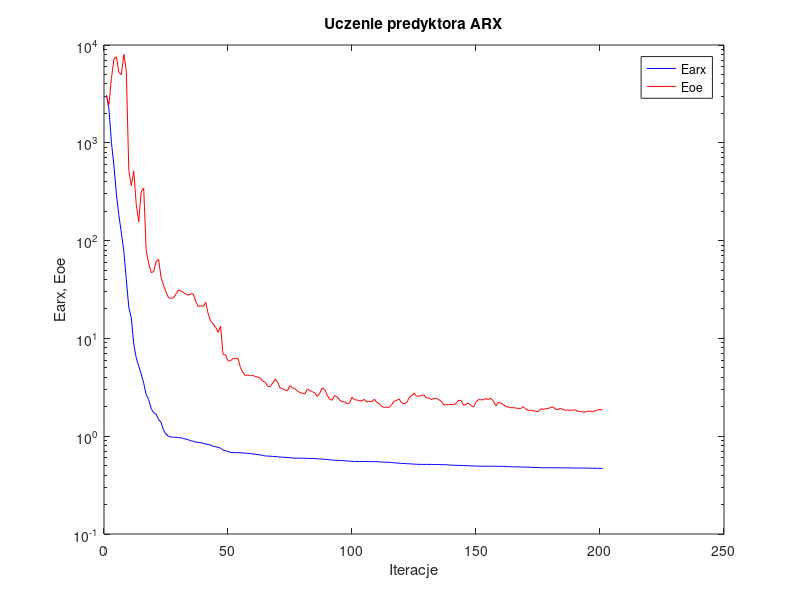
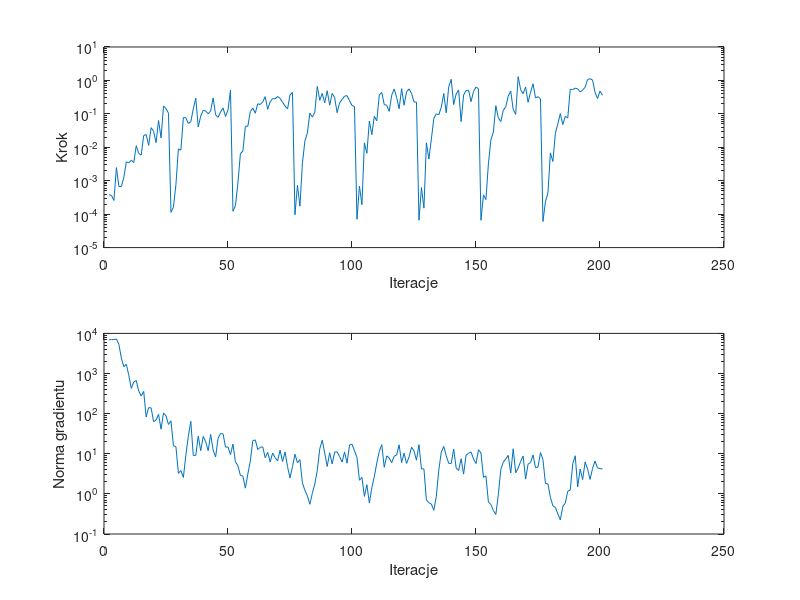

These figures' MATLAB source, in order:
%uczenie predyktora arx
clear all;
n=0; farx(n+1)=3.076908e+003; foe(n+1)=3.019440e+003; wspucz(n+1)=0.000000e+000; ng(n+1)=0.000000e+000;
%odnowa zmiennej metryki
n=1; farx(n+1)=2.205734e+003; foe(n+1)=2.466753e+003; krok(n+1)=3.812868e-004; ng(n+1)=6.908623e+003;
n=2; farx(n+1)=1.008416e+003; foe(n+1)=4.561571e+003; krok(n+1)=3.643336e-004; ng(n+1)=7.050665e+003;
n=3; farx(n+1)=5.800947e+002; foe(n+1)=7.186301e+003; krok(n+1)=2.563847e-004; ng(n+1)=7.009827e+003;
n=4; farx(n+1)=2.981785e+002; foe(n+1)=7.576384e+003; krok(n+1)=2.464960e-003; ng(n+1)=7.251791e+003;
n=5; farx(n+1)=1.812135e+002; foe(n+1)=5.252974e+003; krok(n+1)=6.767654e-004; ng(n+1)=5.322001e+003;
n=6; farx(n+1)=1.194881e+002; foe(n+1)=4.954181e+003; krok(n+1)=6.710424e-004; ng(n+1)=2.422277e+003;
n=7; farx(n+1)=7.757500e+001; foe(n+1)=8.049607e+003; krok(n+1)=1.259664e-003; ng(n+1)=1.477800e+003;
n=8; farx(n+1)=3.970420e+001; foe(n+1)=5.456761e+003; krok(n+1)=3.683227e-003; ng(n+1)=1.693185e+003;
n=9; farx(n+1)=2.082568e+001; foe(n+1)=5.201406e+002; krok(n+1)=3.416397e-003; ng(n+1)=9.003658e+002;
n=10; farx(n+1)=1.623085e+001; foe(n+1)=3.641134e+002; krok(n+1)=4.126056e-003; ng(n+1)=4.260739e+002;
n=11; farx(n+1)=8.733473e+000; foe(n+1)=5.164517e+002; krok(n+1)=3.500453e-003; ng(n+1)=6.138894e+002;
n=12; farx(n+1)=6.343117e+000; foe(n+1)=2.350780e+002; krok(n+1)=1.111520e-002; ng(n+1)=6.687518e+002;
n=13; farx(n+1)=5.208668e+000; foe(n+1)=1.560680e+002; krok(n+1)=6.543079e-003; ng(n+1)=3.653114e+002;
n=14; farx(n+1)=4.320849e+000; foe(n+1)=3.170272e+002; krok(n+1)=5.829556e-003; ng(n+1)=2.755056e+002;
n=15; farx(n+1)=3.496793e+000; foe(n+1)=3.441876e+002; krok(n+1)=2.243330e-002; ng(n+1)=3.593601e+002;
n=16; farx(n+1)=2.671325e+000; foe(n+1)=7.885671e+001; krok(n+1)=2.407667e-002; ng(n+1)=8.289067e+001;
n=17; farx(n+1)=2.372142e+000; foe(n+1)=5.905319e+001; krok(n+1)=1.142218e-002; ng(n+1)=1.410866e+002;
n=18; farx(n+1)=1.920708e+000; foe(n+1)=4.708866e+001; krok(n+1)=3.863769e-002; ng(n+1)=1.390223e+002;
n=19; farx(n+1)=1.737036e+000; foe(n+1)=4.808062e+001; krok(n+1)=2.992730e-002; ng(n+1)=6.256381e+001;
n=20; farx(n+1)=1.686412e+000; foe(n+1)=6.074910e+001; krok(n+1)=1.382426e-002; ng(n+1)=6.936632e+001;
n=21; farx(n+1)=1.484616e+000; foe(n+1)=6.447642e+001; krok(n+1)=6.301521e-002; ng(n+1)=9.580018e+001;
n=22; farx(n+1)=1.385470e+000; foe(n+1)=4.202456e+001; krok(n+1)=1.909176e-002; ng(n+1)=4.101335e+001;
n=23; farx(n+1)=1.148734e+000; foe(n+1)=3.500066e+001; krok(n+1)=1.722157e-001; ng(n+1)=1.042483e+002;
n=24; farx(n+1)=1.052633e+000; foe(n+1)=2.986523e+001; krok(n+1)=1.428513e-001; ng(n+1)=8.862244e+001;
n=25; farx(n+1)=9.965590e-001; foe(n+1)=2.608798e+001; krok(n+1)=1.047220e-001; ng(n+1)=5.376225e+001;
%odnowa zmiennej metryki
n=26; farx(n+1)=9.801173e-001; foe(n+1)=2.568710e+001; krok(n+1)=1.133097e-004; ng(n+1)=6.585128e+001;
n=27; farx(n+1)=9.784890e-001; foe(n+1)=2.596417e+001; krok(n+1)=1.627609e-004; ng(n+1)=1.590475e+001;
n=28; farx(n+1)=9.718887e-001; foe(n+1)=2.848927e+001; krok(n+1)=7.663457e-004; ng(n+1)=1.506603e+001;
n=29; farx(n+1)=9.677551e-001; foe(n+1)=3.125275e+001; krok(n+1)=8.956895e-003; ng(n+1)=3.240954e+000;
n=30; farx(n+1)=9.632045e-001; foe(n+1)=3.051356e+001; krok(n+1)=8.213360e-003; ng(n+1)=3.834876e+000;
n=31; farx(n+1)=9.465137e-001; foe(n+1)=2.951640e+001; krok(n+1)=7.727538e-002; ng(n+1)=2.562786e+000;
n=32; farx(n+1)=9.361665e-001; foe(n+1)=2.837793e+001; krok(n+1)=7.644254e-002; ng(n+1)=9.178613e+000;
n=33; farx(n+1)=9.190438e-001; foe(n+1)=2.777151e+001; krok(n+1)=5.160128e-002; ng(n+1)=2.705837e+001;
n=34; farx(n+1)=8.983677e-001; foe(n+1)=2.852384e+001; krok(n+1)=5.851700e-002; ng(n+1)=6.435855e+001;
n=35; farx(n+1)=8.889377e-001; foe(n+1)=2.846328e+001; krok(n+1)=1.400181e-001; ng(n+1)=9.061165e+000;
n=36; farx(n+1)=8.699371e-001; foe(n+1)=2.383498e+001; krok(n+1)=2.951161e-001; ng(n+1)=9.101032e+000;
n=37; farx(n+1)=8.636689e-001; foe(n+1)=2.113901e+001; krok(n+1)=4.050274e-002; ng(n+1)=2.741052e+001;
n=38; farx(n+1)=8.588867e-001; foe(n+1)=2.166165e+001; krok(n+1)=8.569436e-002; ng(n+1)=1.195364e+001;
n=39; farx(n+1)=8.455587e-001; foe(n+1)=2.121319e+001; krok(n+1)=1.269085e-001; ng(n+1)=2.713703e+001;
n=40; farx(n+1)=8.311219e-001; foe(n+1)=2.340308e+001; krok(n+1)=1.221956e-001; ng(n+1)=1.998099e+001;
n=41; farx(n+1)=8.232878e-001; foe(n+1)=1.785045e+001; krok(n+1)=1.000780e-001; ng(n+1)=1.193926e+001;
n=42; farx(n+1)=8.123161e-001; foe(n+1)=1.501434e+001; krok(n+1)=1.214811e-001; ng(n+1)=3.030984e+001;
n=43; farx(n+1)=7.902218e-001; foe(n+1)=1.408116e+001; krok(n+1)=2.994154e-001; ng(n+1)=1.236214e+001;
n=44; farx(n+1)=7.801650e-001; foe(n+1)=1.304834e+001; krok(n+1)=9.358032e-002; ng(n+1)=8.292654e+000;
n=45; farx(n+1)=7.699404e-001; foe(n+1)=1.151752e+001; krok(n+1)=7.866273e-002; ng(n+1)=2.434957e+001;
n=46; farx(n+1)=7.535868e-001; foe(n+1)=1.338563e+001; krok(n+1)=1.134226e-001; ng(n+1)=3.200522e+001;
n=47; farx(n+1)=7.210321e-001; foe(n+1)=6.845733e+000; krok(n+1)=1.504830e-001; ng(n+1)=3.138262e+001;
n=48; farx(n+1)=7.118136e-001; foe(n+1)=6.803606e+000; krok(n+1)=8.343059e-002; ng(n+1)=1.458289e+001;
n=49; farx(n+1)=7.000845e-001; foe(n+1)=5.901713e+000; krok(n+1)=1.300904e-001; ng(n+1)=1.480366e+001;
n=50; farx(n+1)=6.819726e-001; foe(n+1)=5.890731e+000; krok(n+1)=5.076342e-001; ng(n+1)=9.522308e+000;
%odnowa zmiennej metryki
n=51; farx(n+1)=6.803571e-001; foe(n+1)=6.224655e+000; krok(n+1)=1.218919e-004; ng(n+1)=1.740597e+001;
n=52; farx(n+1)=6.801133e-001; foe(n+1)=6.227357e+000; krok(n+1)=1.803354e-004; ng(n+1)=6.293495e+000;
n=53; farx(n+1)=6.788704e-001; foe(n+1)=6.280035e+000; krok(n+1)=8.566255e-004; ng(n+1)=4.988093e+000;
n=54; farx(n+1)=6.771292e-001; foe(n+1)=5.040708e+000; krok(n+1)=6.425309e-003; ng(n+1)=2.893459e+000;
n=55; farx(n+1)=6.748999e-001; foe(n+1)=4.493416e+000; krok(n+1)=7.760194e-003; ng(n+1)=2.774055e+000;
n=56; farx(n+1)=6.711699e-001; foe(n+1)=4.166900e+000; krok(n+1)=4.215364e-002; ng(n+1)=1.387787e+000;
n=57; farx(n+1)=6.683179e-001; foe(n+1)=4.218156e+000; krok(n+1)=4.285764e-002; ng(n+1)=3.125284e+000;
n=58; farx(n+1)=6.653280e-001; foe(n+1)=4.149758e+000; krok(n+1)=1.171506e-001; ng(n+1)=6.617226e+000;
n=59; farx(n+1)=6.596240e-001; foe(n+1)=4.177185e+000; krok(n+1)=1.490721e-001; ng(n+1)=2.118279e+001;
n=60; farx(n+1)=6.539105e-001; foe(n+1)=4.076015e+000; krok(n+1)=1.044009e-001; ng(n+1)=2.214850e+001;
n=61; farx(n+1)=6.495330e-001; foe(n+1)=4.034266e+000; krok(n+1)=2.002215e-001; ng(n+1)=1.281101e+001;
n=62; farx(n+1)=6.435340e-001; foe(n+1)=3.933000e+000; krok(n+1)=1.903039e-001; ng(n+1)=1.443214e+001;
n=63; farx(n+1)=6.356126e-001; foe(n+1)=3.654951e+000; krok(n+1)=2.272257e-001; ng(n+1)=1.481867e+001;
n=64; farx(n+1)=6.282096e-001; foe(n+1)=3.555259e+000; krok(n+1)=3.268918e-001; ng(n+1)=7.957991e+000;
n=65; farx(n+1)=6.267599e-001; foe(n+1)=3.236082e+000; krok(n+1)=1.362955e-001; ng(n+1)=1.086808e+001;
n=66; farx(n+1)=6.243769e-001; foe(n+1)=3.222892e+000; krok(n+1)=2.301336e-001; ng(n+1)=6.226446e+000;
n=67; farx(n+1)=6.213280e-001; foe(n+1)=3.488428e+000; krok(n+1)=2.862909e-001; ng(n+1)=1.040692e+001;
n=68; farx(n+1)=6.198621e-001; foe(n+1)=3.842810e+000; krok(n+1)=2.818076e-001; ng(n+1)=8.024347e+000;
n=69; farx(n+1)=6.164094e-001; foe(n+1)=3.569973e+000; krok(n+1)=3.307424e-001; ng(n+1)=6.633674e+000;
n=70; farx(n+1)=6.121261e-001; foe(n+1)=3.122313e+000; krok(n+1)=2.920744e-001; ng(n+1)=1.230867e+001;
n=71; farx(n+1)=6.101972e-001; foe(n+1)=3.071886e+000; krok(n+1)=2.223238e-001; ng(n+1)=6.425044e+000;
n=72; farx(n+1)=6.078769e-001; foe(n+1)=2.959459e+000; krok(n+1)=1.717868e-001; ng(n+1)=1.110921e+001;
n=73; farx(n+1)=6.053573e-001; foe(n+1)=2.910796e+000; krok(n+1)=1.399123e-001; ng(n+1)=4.794345e+000;
n=74; farx(n+1)=6.021001e-001; foe(n+1)=3.285127e+000; krok(n+1)=3.655097e-001; ng(n+1)=2.491434e+000;
n=75; farx(n+1)=5.975441e-001; foe(n+1)=3.129634e+000; krok(n+1)=4.385923e-001; ng(n+1)=4.765225e+000;
%odnowa zmiennej metryki
n=76; farx(n+1)=5.971241e-001; foe(n+1)=3.064939e+000; krok(n+1)=9.579321e-005; ng(n+1)=9.739123e+000;
n=77; farx(n+1)=5.959749e-001; foe(n+1)=2.883625e+000; krok(n+1)=7.315478e-004; ng(n+1)=5.993240e+000;
n=78; farx(n+1)=5.956689e-001; foe(n+1)=2.800975e+000; krok(n+1)=1.733806e-004; ng(n+1)=7.175837e+000;
n=79; farx(n+1)=5.952336e-001; foe(n+1)=2.748141e+000; krok(n+1)=3.303815e-003; ng(n+1)=1.883314e+000;
n=80; farx(n+1)=5.944977e-001; foe(n+1)=2.704595e+000; krok(n+1)=1.526430e-002; ng(n+1)=1.231760e+000;
n=81; farx(n+1)=5.936678e-001; foe(n+1)=3.029443e+000; krok(n+1)=2.691279e-002; ng(n+1)=8.935011e-001;
n=82; farx(n+1)=5.927302e-001; foe(n+1)=2.932917e+000; krok(n+1)=1.047148e-001; ng(n+1)=5.511922e-001;
n=83; farx(n+1)=5.918251e-001; foe(n+1)=2.851248e+000; krok(n+1)=8.005809e-002; ng(n+1)=1.031076e+000;
n=84; farx(n+1)=5.907503e-001; foe(n+1)=2.773374e+000; krok(n+1)=1.111619e-001; ng(n+1)=1.759581e+000;
n=85; farx(n+1)=5.875688e-001; foe(n+1)=2.549172e+000; krok(n+1)=6.614848e-001; ng(n+1)=3.834954e+000;
n=86; farx(n+1)=5.854167e-001; foe(n+1)=2.747935e+000; krok(n+1)=2.538306e-001; ng(n+1)=1.332506e+001;
n=87; farx(n+1)=5.820813e-001; foe(n+1)=3.123159e+000; krok(n+1)=4.083285e-001; ng(n+1)=2.172416e+001;
n=88; farx(n+1)=5.804380e-001; foe(n+1)=3.014551e+000; krok(n+1)=2.137961e-001; ng(n+1)=1.039246e+001;
n=89; farx(n+1)=5.779502e-001; foe(n+1)=2.626869e+000; krok(n+1)=4.909897e-001; ng(n+1)=4.820659e+000;
n=90; farx(n+1)=5.736395e-001; foe(n+1)=2.377929e+000; krok(n+1)=1.817918e-001; ng(n+1)=1.058968e+001;
n=91; farx(n+1)=5.708209e-001; foe(n+1)=2.339463e+000; krok(n+1)=4.077731e-001; ng(n+1)=5.583388e+000;
n=92; farx(n+1)=5.677269e-001; foe(n+1)=2.602920e+000; krok(n+1)=3.056660e-001; ng(n+1)=1.102918e+001;
n=93; farx(n+1)=5.665865e-001; foe(n+1)=2.530794e+000; krok(n+1)=1.084302e-001; ng(n+1)=1.110627e+001;
n=94; farx(n+1)=5.654269e-001; foe(n+1)=2.346453e+000; krok(n+1)=2.137961e-001; ng(n+1)=8.519674e+000;
n=95; farx(n+1)=5.631558e-001; foe(n+1)=2.245329e+000; krok(n+1)=2.695720e-001; ng(n+1)=6.188156e+000;
n=96; farx(n+1)=5.611117e-001; foe(n+1)=2.247985e+000; krok(n+1)=3.380830e-001; ng(n+1)=1.110470e+001;
n=97; farx(n+1)=5.589125e-001; foe(n+1)=2.154795e+000; krok(n+1)=3.505976e-001; ng(n+1)=5.831690e+000;
n=98; farx(n+1)=5.564482e-001; foe(n+1)=2.184255e+000; krok(n+1)=2.483631e-001; ng(n+1)=1.660453e+001;
n=99; farx(n+1)=5.539928e-001; foe(n+1)=2.501434e+000; krok(n+1)=1.778431e-001; ng(n+1)=1.726085e+001;
n=100; farx(n+1)=5.519089e-001; foe(n+1)=2.360093e+000; krok(n+1)=1.653712e-001; ng(n+1)=1.184100e+001;
%odnowa zmiennej metryki
n=101; farx(n+1)=5.517053e-001; foe(n+1)=2.348027e+000; krok(n+1)=7.035223e-005; ng(n+1)=8.156040e+000;
n=102; farx(n+1)=5.515859e-001; foe(n+1)=2.295859e+000; krok(n+1)=6.946998e-004; ng(n+1)=2.183795e+000;
n=103; farx(n+1)=5.515435e-001; foe(n+1)=2.304976e+000; krok(n+1)=1.915864e-004; ng(n+1)=2.583031e+000;
n=104; farx(n+1)=5.511612e-001; foe(n+1)=2.384831e+000; krok(n+1)=1.355378e-002; ng(n+1)=8.672399e-001;
n=105; farx(n+1)=5.503614e-001; foe(n+1)=2.228453e+000; krok(n+1)=6.607631e-003; ng(n+1)=1.694820e+000;
n=106; farx(n+1)=5.498977e-001; foe(n+1)=2.287226e+000; krok(n+1)=6.105720e-002; ng(n+1)=5.890457e-001;
n=107; farx(n+1)=5.495160e-001; foe(n+1)=2.248977e+000; krok(n+1)=2.392360e-002; ng(n+1)=1.429331e+000;
n=108; farx(n+1)=5.489269e-001; foe(n+1)=2.392976e+000; krok(n+1)=8.430727e-002; ng(n+1)=2.707569e+000;
n=109; farx(n+1)=5.482917e-001; foe(n+1)=2.217228e+000; krok(n+1)=6.189726e-002; ng(n+1)=5.893848e+000;
n=110; farx(n+1)=5.468083e-001; foe(n+1)=2.163272e+000; krok(n+1)=3.691454e-001; ng(n+1)=1.140562e+001;
n=111; farx(n+1)=5.444435e-001; foe(n+1)=2.015102e+000; krok(n+1)=4.364225e-001; ng(n+1)=1.690086e+001;
n=112; farx(n+1)=5.427193e-001; foe(n+1)=1.970389e+000; krok(n+1)=1.892883e-001; ng(n+1)=4.576748e+000;
n=113; farx(n+1)=5.412562e-001; foe(n+1)=1.981456e+000; krok(n+1)=1.817918e-001; ng(n+1)=8.869188e+000;
n=114; farx(n+1)=5.401836e-001; foe(n+1)=1.971900e+000; krok(n+1)=1.185480e-001; ng(n+1)=7.856312e+000;
n=115; farx(n+1)=5.377958e-001; foe(n+1)=2.100668e+000; krok(n+1)=3.607244e-001; ng(n+1)=6.003482e+000;
n=116; farx(n+1)=5.348689e-001; foe(n+1)=2.281802e+000; krok(n+1)=5.535078e-001; ng(n+1)=8.674106e+000;
n=117; farx(n+1)=5.320114e-001; foe(n+1)=2.324666e+000; krok(n+1)=3.101349e-001; ng(n+1)=9.319400e+000;
n=118; farx(n+1)=5.296260e-001; foe(n+1)=2.398149e+000; krok(n+1)=1.420059e-001; ng(n+1)=1.674084e+001;
n=119; farx(n+1)=5.271806e-001; foe(n+1)=2.204829e+000; krok(n+1)=5.673929e-001; ng(n+1)=6.004777e+000;
n=120; farx(n+1)=5.260078e-001; foe(n+1)=2.137808e+000; krok(n+1)=1.817918e-001; ng(n+1)=1.032601e+001;
n=121; farx(n+1)=5.237784e-001; foe(n+1)=2.204144e+000; krok(n+1)=4.556164e-001; ng(n+1)=5.740044e+000;
n=122; farx(n+1)=5.220878e-001; foe(n+1)=2.465769e+000; krok(n+1)=5.570755e-001; ng(n+1)=8.344105e+000;
n=123; farx(n+1)=5.205073e-001; foe(n+1)=2.597398e+000; krok(n+1)=4.089939e-001; ng(n+1)=1.450574e+001;
n=124; farx(n+1)=5.183177e-001; foe(n+1)=2.765454e+000; krok(n+1)=2.268451e-001; ng(n+1)=1.183209e+001;
n=125; farx(n+1)=5.165018e-001; foe(n+1)=2.560768e+000; krok(n+1)=2.230612e-001; ng(n+1)=6.897009e+000;
%odnowa zmiennej metryki
n=126; farx(n+1)=5.156426e-001; foe(n+1)=2.569818e+000; krok(n+1)=6.564208e-005; ng(n+1)=1.693010e+001;
n=127; farx(n+1)=5.150825e-001; foe(n+1)=2.610893e+000; krok(n+1)=6.254538e-004; ng(n+1)=4.163481e+000;
n=128; farx(n+1)=5.149944e-001; foe(n+1)=2.648381e+000; krok(n+1)=1.512160e-004; ng(n+1)=4.201288e+000;
n=129; farx(n+1)=5.147464e-001; foe(n+1)=2.453481e+000; krok(n+1)=1.360047e-002; ng(n+1)=7.035080e-001;
n=130; farx(n+1)=5.146946e-001; foe(n+1)=2.469138e+000; krok(n+1)=4.445667e-003; ng(n+1)=6.038246e-001;
n=131; farx(n+1)=5.144587e-001; foe(n+1)=2.364387e+000; krok(n+1)=1.771116e-002; ng(n+1)=5.562095e-001;
n=132; farx(n+1)=5.141143e-001; foe(n+1)=2.425458e+000; krok(n+1)=7.326360e-002; ng(n+1)=3.907408e-001;
n=133; farx(n+1)=5.136068e-001; foe(n+1)=2.443179e+000; krok(n+1)=1.000852e-001; ng(n+1)=8.649086e-001;
n=134; farx(n+1)=5.130095e-001; foe(n+1)=2.361801e+000; krok(n+1)=9.363811e-002; ng(n+1)=3.951973e+000;
n=135; farx(n+1)=5.125328e-001; foe(n+1)=2.279455e+000; krok(n+1)=1.585191e-001; ng(n+1)=1.105051e+001;
n=136; farx(n+1)=5.114423e-001; foe(n+1)=2.084816e+000; krok(n+1)=4.079802e-001; ng(n+1)=1.528347e+001;
n=137; farx(n+1)=5.106047e-001; foe(n+1)=2.097645e+000; krok(n+1)=1.077557e-001; ng(n+1)=8.880008e+000;
n=138; farx(n+1)=5.087558e-001; foe(n+1)=2.101144e+000; krok(n+1)=6.446279e-001; ng(n+1)=5.772749e+000;
n=139; farx(n+1)=5.061290e-001; foe(n+1)=2.114581e+000; krok(n+1)=1.080767e+000; ng(n+1)=5.721251e+000;
n=140; farx(n+1)=5.052928e-001; foe(n+1)=2.102939e+000; krok(n+1)=1.895930e-001; ng(n+1)=1.311023e+001;
n=141; farx(n+1)=5.042088e-001; foe(n+1)=2.163579e+000; krok(n+1)=3.923690e-001; ng(n+1)=4.418572e+000;
n=142; farx(n+1)=5.029574e-001; foe(n+1)=2.331654e+000; krok(n+1)=5.191100e-001; ng(n+1)=3.834946e+000;
n=143; farx(n+1)=5.024735e-001; foe(n+1)=2.311279e+000; krok(n+1)=5.873647e-002; ng(n+1)=7.517074e+000;
n=144; farx(n+1)=5.013591e-001; foe(n+1)=2.065175e+000; krok(n+1)=3.655097e-001; ng(n+1)=3.112343e+000;
n=145; farx(n+1)=5.000340e-001; foe(n+1)=2.124715e+000; krok(n+1)=4.980566e-001; ng(n+1)=9.317435e+000;
n=146; farx(n+1)=4.986876e-001; foe(n+1)=2.180363e+000; krok(n+1)=5.086203e-001; ng(n+1)=1.023576e+001;
n=147; farx(n+1)=4.975489e-001; foe(n+1)=2.052119e+000; krok(n+1)=2.317569e-001; ng(n+1)=1.111187e+001;
n=148; farx(n+1)=4.963465e-001; foe(n+1)=1.990665e+000; krok(n+1)=4.635137e-001; ng(n+1)=7.415366e+000;
n=149; farx(n+1)=4.953043e-001; foe(n+1)=2.228301e+000; krok(n+1)=6.371584e-001; ng(n+1)=5.697825e+000;
n=150; farx(n+1)=4.941682e-001; foe(n+1)=2.369827e+000; krok(n+1)=5.596492e-001; ng(n+1)=1.262489e+001;
%odnowa zmiennej metryki
n=151; farx(n+1)=4.938674e-001; foe(n+1)=2.355170e+000; krok(n+1)=6.565217e-005; ng(n+1)=1.047279e+001;
n=152; farx(n+1)=4.937674e-001; foe(n+1)=2.358496e+000; krok(n+1)=3.764443e-004; ng(n+1)=2.580521e+000;
n=153; farx(n+1)=4.936791e-001; foe(n+1)=2.425850e+000; krok(n+1)=2.734728e-004; ng(n+1)=2.812672e+000;
n=154; farx(n+1)=4.936268e-001; foe(n+1)=2.363095e+000; krok(n+1)=3.195265e-003; ng(n+1)=6.283795e-001;
n=155; farx(n+1)=4.934572e-001; foe(n+1)=2.446237e+000; krok(n+1)=1.680437e-002; ng(n+1)=5.441194e-001;
n=156; farx(n+1)=4.932620e-001; foe(n+1)=2.290637e+000; krok(n+1)=2.865473e-002; ng(n+1)=3.864409e-001;
n=157; farx(n+1)=4.927895e-001; foe(n+1)=2.049658e+000; krok(n+1)=1.752988e-001; ng(n+1)=3.067370e-001;
n=158; farx(n+1)=4.920971e-001; foe(n+1)=2.218105e+000; krok(n+1)=7.581460e-002; ng(n+1)=9.484247e-001;
n=159; farx(n+1)=4.917940e-001; foe(n+1)=2.177451e+000; krok(n+1)=5.857529e-002; ng(n+1)=4.074504e+000;
n=160; farx(n+1)=4.910899e-001; foe(n+1)=2.106661e+000; krok(n+1)=1.288588e-001; ng(n+1)=6.202937e+000;
n=161; farx(n+1)=4.897065e-001; foe(n+1)=2.009558e+000; krok(n+1)=1.631115e-001; ng(n+1)=7.401745e+000;
n=162; farx(n+1)=4.884105e-001; foe(n+1)=1.994850e+000; krok(n+1)=3.372291e-001; ng(n+1)=9.119900e+000;
n=163; farx(n+1)=4.875185e-001; foe(n+1)=1.954326e+000; krok(n+1)=4.811170e-001; ng(n+1)=3.315172e+000;
n=164; farx(n+1)=4.867058e-001; foe(n+1)=1.957413e+000; krok(n+1)=1.355389e-001; ng(n+1)=1.334029e+001;
n=165; farx(n+1)=4.863924e-001; foe(n+1)=1.944517e+000; krok(n+1)=9.656284e-002; ng(n+1)=3.361489e+000;
n=166; farx(n+1)=4.847824e-001; foe(n+1)=1.924493e+000; krok(n+1)=1.295594e+000; ng(n+1)=4.395475e+000;
n=167; farx(n+1)=4.839437e-001; foe(n+1)=1.913351e+000; krok(n+1)=5.281352e-001; ng(n+1)=6.469159e+000;
n=168; farx(n+1)=4.833802e-001; foe(n+1)=2.001783e+000; krok(n+1)=4.004429e-001; ng(n+1)=8.816878e+000;
n=169; farx(n+1)=4.827470e-001; foe(n+1)=1.904378e+000; krok(n+1)=6.367965e-001; ng(n+1)=2.337647e+000;
n=170; farx(n+1)=4.822613e-001; foe(n+1)=1.832457e+000; krok(n+1)=2.211882e-001; ng(n+1)=5.510557e+000;
n=171; farx(n+1)=4.814467e-001; foe(n+1)=1.849279e+000; krok(n+1)=4.406062e-001; ng(n+1)=6.057799e+000;
n=172; farx(n+1)=4.796055e-001; foe(n+1)=1.825253e+000; krok(n+1)=7.926233e-001; ng(n+1)=9.343058e+000;
n=173; farx(n+1)=4.787354e-001; foe(n+1)=1.801301e+000; krok(n+1)=2.994846e-001; ng(n+1)=4.509860e+000;
n=174; farx(n+1)=4.772680e-001; foe(n+1)=1.779600e+000; krok(n+1)=3.282103e-001; ng(n+1)=4.638686e+000;
n=175; farx(n+1)=4.758288e-001; foe(n+1)=1.903079e+000; krok(n+1)=2.800362e-001; ng(n+1)=1.071457e+001;
%odnowa zmiennej metryki
n=176; farx(n+1)=4.756865e-001; foe(n+1)=1.887737e+000; krok(n+1)=6.025891e-005; ng(n+1)=7.144381e+000;
n=177; farx(n+1)=4.756532e-001; foe(n+1)=1.903238e+000; krok(n+1)=2.353374e-004; ng(n+1)=1.817937e+000;
n=178; farx(n+1)=4.756004e-001; foe(n+1)=1.922512e+000; krok(n+1)=4.283785e-004; ng(n+1)=1.786431e+000;
n=179; farx(n+1)=4.753954e-001; foe(n+1)=1.962236e+000; krok(n+1)=6.802533e-003; ng(n+1)=8.126090e-001;
n=180; farx(n+1)=4.753598e-001; foe(n+1)=1.993451e+000; krok(n+1)=3.763634e-003; ng(n+1)=5.048092e-001;
n=181; farx(n+1)=4.751789e-001; foe(n+1)=1.888963e+000; krok(n+1)=2.610641e-002; ng(n+1)=4.613301e-001;
n=182; farx(n+1)=4.750166e-001; foe(n+1)=1.862581e+000; krok(n+1)=5.004260e-002; ng(n+1)=3.174820e-001;
n=183; farx(n+1)=4.748268e-001; foe(n+1)=1.933016e+000; krok(n+1)=1.019950e-001; ng(n+1)=2.251568e-001;
n=184; farx(n+1)=4.747177e-001; foe(n+1)=1.883501e+000; krok(n+1)=4.785362e-002; ng(n+1)=4.866997e-001;
n=185; farx(n+1)=4.745806e-001; foe(n+1)=1.844688e+000; krok(n+1)=8.388517e-002; ng(n+1)=5.880009e-001;
n=186; farx(n+1)=4.744882e-001; foe(n+1)=1.850961e+000; krok(n+1)=7.596282e-002; ng(n+1)=1.163629e+000;
n=187; farx(n+1)=4.740428e-001; foe(n+1)=1.840703e+000; krok(n+1)=5.451818e-001; ng(n+1)=1.241707e+000;
n=188; farx(n+1)=4.735514e-001; foe(n+1)=1.842872e+000; krok(n+1)=5.271762e-001; ng(n+1)=5.579895e+000;
n=189; farx(n+1)=4.731068e-001; foe(n+1)=1.863203e+000; krok(n+1)=5.900599e-001; ng(n+1)=8.911600e+000;
n=190; farx(n+1)=4.727863e-001; foe(n+1)=1.806229e+000; krok(n+1)=5.570755e-001; ng(n+1)=1.498782e+000;
n=191; farx(n+1)=4.726025e-001; foe(n+1)=1.787261e+000; krok(n+1)=4.536903e-001; ng(n+1)=4.141720e+000;
n=192; farx(n+1)=4.722474e-001; foe(n+1)=1.768156e+000; krok(n+1)=5.134806e-001; ng(n+1)=2.273822e+000;
n=193; farx(n+1)=4.718981e-001; foe(n+1)=1.764558e+000; krok(n+1)=6.261807e-001; ng(n+1)=6.288825e+000;
n=194; farx(n+1)=4.713661e-001; foe(n+1)=1.794879e+000; krok(n+1)=1.063594e+000; ng(n+1)=4.141187e+000;
n=195; farx(n+1)=4.708885e-001; foe(n+1)=1.805613e+000; krok(n+1)=1.128562e+000; ng(n+1)=2.295304e+000;
n=196; farx(n+1)=4.703710e-001; foe(n+1)=1.780671e+000; krok(n+1)=1.023163e+000; ng(n+1)=4.320933e+000;
n=197; farx(n+1)=4.699788e-001; foe(n+1)=1.820840e+000; krok(n+1)=4.385923e-001; ng(n+1)=6.564583e+000;
n=198; farx(n+1)=4.695676e-001; foe(n+1)=1.844134e+000; krok(n+1)=2.883317e-001; ng(n+1)=4.428738e+000;
n=199; farx(n+1)=4.692588e-001; foe(n+1)=1.881062e+000; krok(n+1)=4.788369e-001; ng(n+1)=4.277545e+000;
n=200; farx(n+1)=4.687789e-001; foe(n+1)=1.848845e+000; krok(n+1)=3.601750e-001; ng(n+1)=4.210971e+000;

figure; semilogy(farx,'b'); hold on; semilogy(foe,'r'); xlabel('Iteracje'); ylabel('Earx, Eoe'); legend('Earx','Eoe'); title('Uczenie predyktora ARX');
figure; subplot(2,1,1); semilogy(krok); xlabel('Iteracje'); ylabel('Krok');
subplot(2,1,2); semilogy(ng); xlabel('Iteracje'); ylabel('Norma gradientu');
Earx=farx(n+1)
Eoe=foe(n+1)
